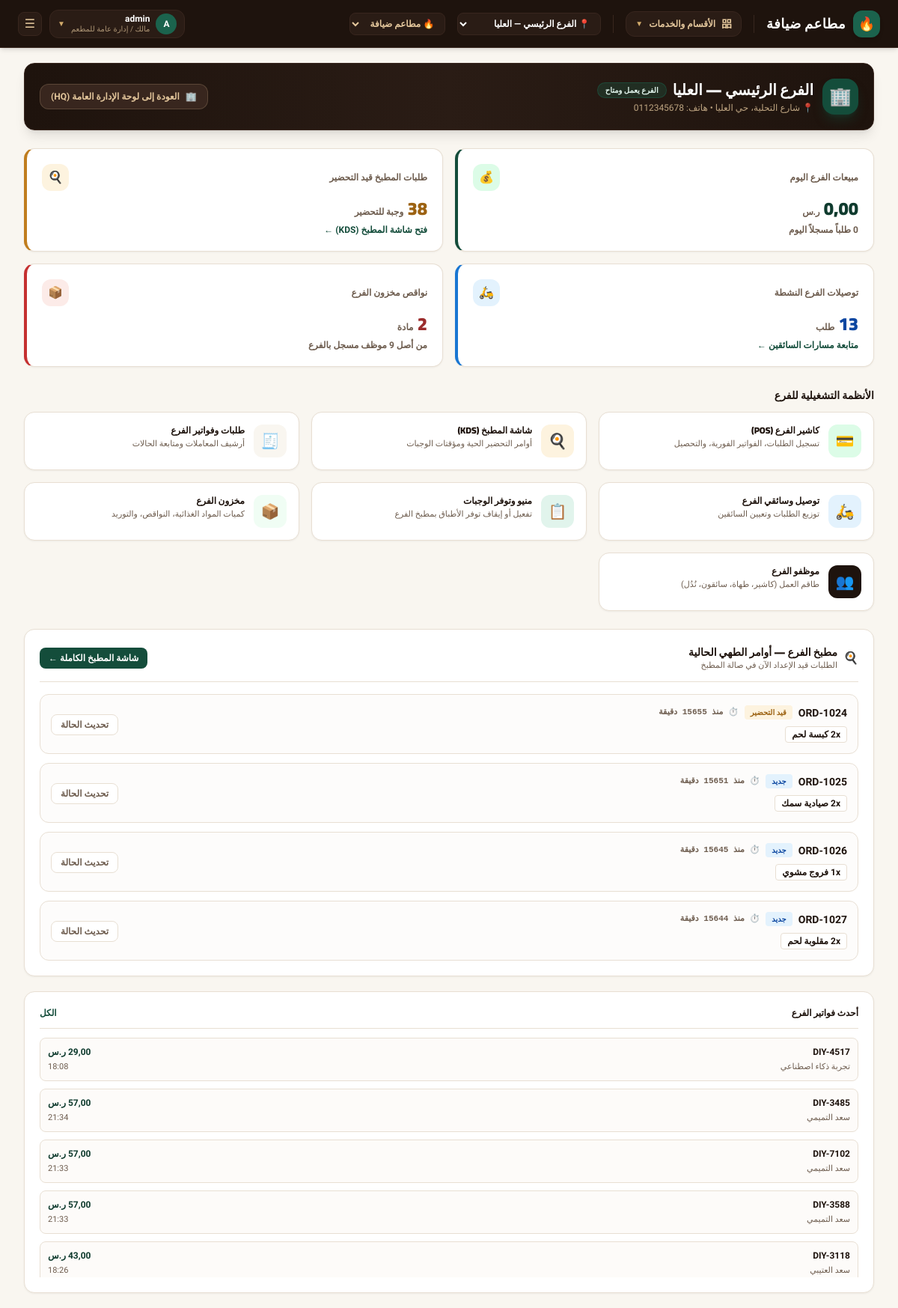
Before: /branch/ (signed in) with the older database file.
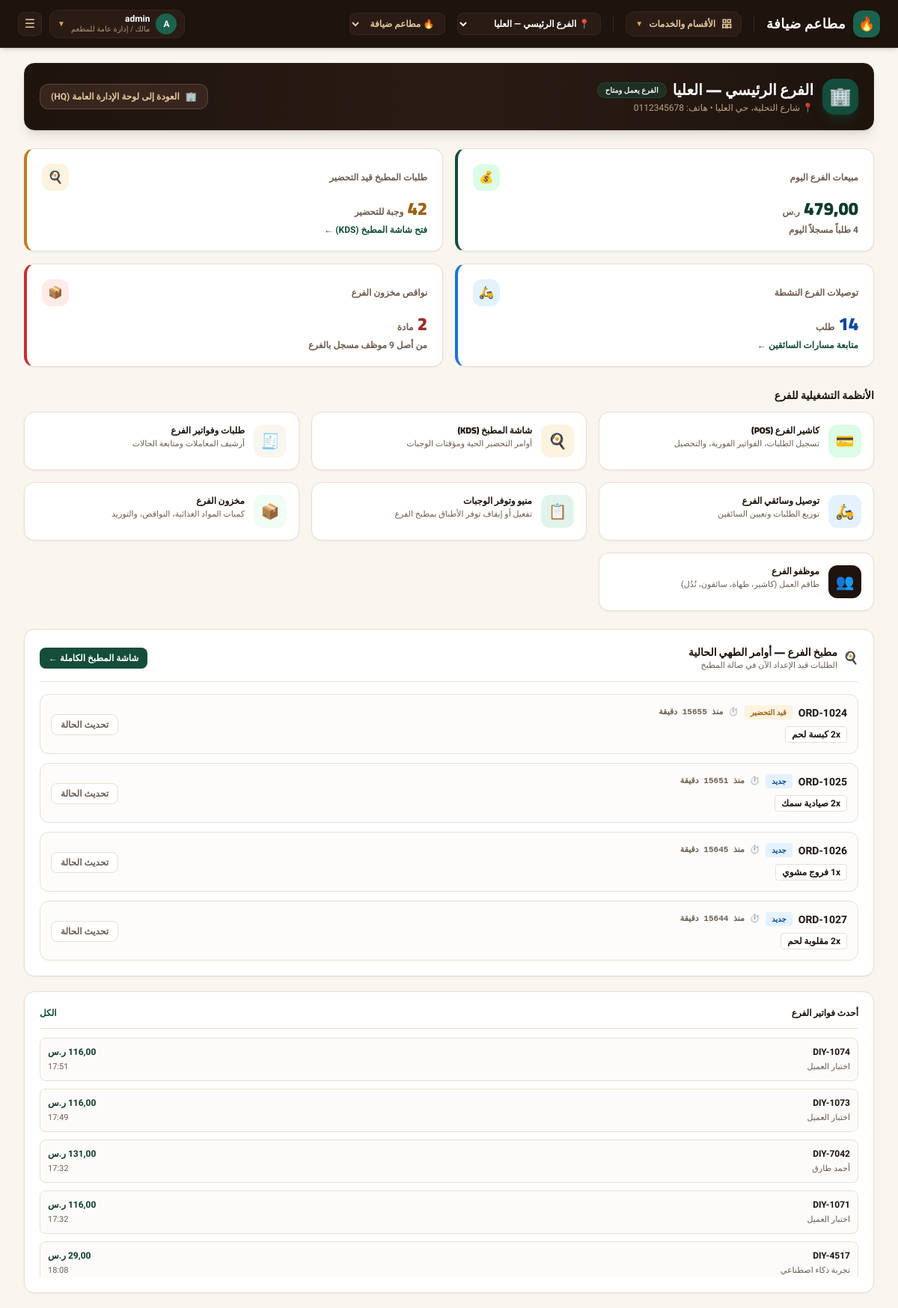
After: the same page with the newer database file.
### core/models.py (models this page shows, shortened)
class Order(models.Model):
    TYPE_CHOICES = [
        ("dine_in", "محلي"),
        ("takeaway", "سفري"),
        ("delivery", "توصيل"),
    ]
    CHANNEL_CHOICES = [
        ("cashier", "الكاشير"),
        ("call_center", "الكول سنتر"),
    ]
    STATUS_CHOICES = [
        ("new", "جديد"),
        ("preparing", "قيد التحضير"),
        ("ready", "جاهز للتسليم"),
        ("out_for_delivery", "في الطريق"),
        ("delivered", "تم التسليم"),
        ("cancelled", "ملغي"),
    ]
    PAY_CHOICES = [
        ("cash", "نقداً"),
        ("card", "بطاقة"),
        ("wallet", "محفظة رقمية"),
    ]
    tenant = models.ForeignKey(
        Tenant,
        on_delete=models.CASCADE,
        related_name="orders",
        null=True,
        blank=True,
        verbose_name="المستأجر / المنشأة",
    )
    order_number = models.CharField(max_length=50, unique=True, verbose_name="رقم الطلب")
    order_type = models.CharField(max_length=20, choices=TYPE_CHOICES, default="dine_in", verbose_name="نوع الطلب")
    channel = models.CharField(max_length=20, choices=CHANNEL_CHOICES, default="cashier", verbose_name="القناة")
    branch = models.ForeignKey(
        Branch,
        on_delete=models.SET_NULL,
        null=True,
        blank=True,
        related_name="orders",
        verbose_name="الفرع",
    )
    delivery_area = models.ForeignKey(
        "DeliveryArea",
        on_delete=models.SET_NULL,
        null=True,
        blank=True,
        related_name="orders",
        verbose_name="منطقة التوصيل / الكومبوند",
    )
    customer = models.ForeignKey(
        Customer,
        on_delete=models.SET_NULL,
        null=True,
        blank=True,
        related_name="orders",
        verbose_name="العميل",
    )
    customer_name = models.CharField(max_length=255, default="عميل نقدي", verbose_name="اسم العميل")
    customer_phone = models.CharField(max_length=50, default="", blank=True, verbose_name="هاتف العميل")
    address = models.CharField(max_length=255, default="", blank=True, verbose_name="عنوان التوصيل")
    status = models.CharField(max_length=30, choices=STATUS_CHOICES, default="new", verbose_name="الحالة")
    pay_method = models.CharField(max_length=20, choices=PAY_CHOICES, default="cash", verbose_name="طريقة الدفع")
    paid = models.BooleanField(default=True, verbose_name="تم الدفع")
    subtotal = models.DecimalField(max_digits=10, decimal_places=2, default=0.00, verbose_name="المجموع الفرعي")
    delivery_fee = models.DecimalField(max_digits=8, decimal_places=2, default=0.00, verbose_name="رسوم التوصيل")
    discount = models.DecimalField(max_digits=8, decimal_places=2, default=0.00, verbose_name="الخصم")
    total = models.DecimalField(max_digits=10, decimal_places=2, default=0.00, verbose_name="الإجمالي")
    cashier = models.CharField(max_length=255, default="", blank=True, verbose_name="الكاشير")
    driver = models.ForeignKey(
        Employee,
        on_delete=models.SET_NULL,
        null=True,
        blank=True,
        related_name="assigned_orders",
        verbose_name="السائق",
    )
    notes = models.TextField(default="", blank=True, verbose_name="ملاحظات")
    created_at = models.DateTimeField(default=timezone.now, verbose_name="تاريخ ووقت الطلب")
    class Meta:
        verbose_name = "طلب"
        verbose_name_plural = "الطلبات"
        ordering = ["-created_at", "-id"]

class OrderItem(models.Model):
    order = models.ForeignKey(
        Order,
        on_delete=models.CASCADE,
        related_name="items",
        verbose_name="الطلب",
    )
    menu_item = models.ForeignKey(
        MenuItem,
        on_delete=models.SET_NULL,
        null=True,
        blank=True,
        verbose_name="صنف المنيو",
    )
    name = models.CharField(max_length=255, verbose_name="اسم الصنف")
    price = models.DecimalField(max_digits=8, decimal_places=2, default=0.00, verbose_name="سعر الوحدة")
    qty = models.PositiveIntegerField(default=1, verbose_name="الكمية")
    class Meta:
        verbose_name = "عنصر طلب"
        verbose_name_plural = "عناصر الطلبات"

### core/views.py (the view, shortened to what this page needs)
# urls.py: path("branch/", views.branch_dashboard_view, name="branch_dashboard"),
@login_required
@ensure_csrf_cookie
def branch_dashboard_view(request):
    if not user_has_perm(request.user, "view_branch_dashboard"):
        return HttpResponseForbidden("غير مصرح لك بالوصول إلى لوحة تحكم الفرع")
    tenant = get_active_tenant(request)
    branch = get_active_branch(request)
    now = timezone.now()
    start_of_today = now.replace(hour=0, minute=0, second=0, microsecond=0)
    branch_orders_today = Order.objects.filter(tenant=tenant, branch=branch, created_at__gte=start_of_today).exclude(status="cancelled")
    sales_today = branch_orders_today.aggregate(t=Sum("total"))["t"] or Decimal("0")
    orders_count_today = branch_orders_today.count()
    kitchen_pending_count = Order.objects.filter(
        tenant=tenant,
        branch=branch,
        status__in=["new", "preparing"]
    ).count()
    active_deliveries_count = Order.objects.filter(
        tenant=tenant,
        branch=branch,
        order_type="delivery",
        status__in=["new", "preparing", "ready", "out_for_delivery"]
    ).count()
    branch_low_stock = InventoryItem.objects.filter(tenant=tenant, branch=branch, quantity__lte=F("min_quantity"))
    low_stock_count = branch_low_stock.count()
    employees_count = Employee.objects.filter(tenant=tenant, branch=branch).count()
    recent_orders = Order.objects.filter(tenant=tenant, branch=branch).order_by("-id")[:8]
    kitchen_preview = Order.objects.filter(
        tenant=tenant,
        branch=branch,
        status__in=["new", "preparing"]
    ).prefetch_related("items").order_by("created_at")[:4]
    kitchen_preview_data = []
    for ko in kitchen_preview:
        elapsed = int((now - ko.created_at).total_seconds() / 60)
        kitchen_preview_data.append({
            "order": ko,
            "elapsed_minutes": elapsed,
        })
    context = {
        "tenant": tenant,
        "branch": branch,
        "sales_today": sales_today,
        "orders_today": orders_count_today,
        "kitchen_pending_count": kitchen_pending_count,
        "active_deliveries_count": active_deliveries_count,
        "low_stock_count": low_stock_count,
        "employees_count": employees_count,
        "recent_orders": recent_orders,
        "kitchen_preview_data": kitchen_preview_data,
        "branch_low_stock": branch_low_stock[:5],
    }
    return render(request, "branch_dashboard.html", context)

### core/models.py (called while the page is built)
    def is_subscription_active(self):
        if not self.is_active:
            return False
        if self.subscription_status in ["active", "trial"]:
            if self.subscription_end and self.subscription_end < timezone.now():
                return False
            return True
        return False

    def days_until_expiry(self):
        if not self.subscription_end:
            return 999
        diff = (self.subscription_end - timezone.now()).total_seconds()
        return max(0, int(diff // 86400))

### core/views.py (called while the page is built, shortened)
def get_active_tenant(request):
    if hasattr(request, "tenant") and request.tenant:
        return request.tenant

def get_active_branch(request):
    tenant = get_active_tenant(request)
    profile = getattr(request.user, "profile", None)
    is_owner = request.user.is_superuser or (profile and (profile.role in ["owner", "platform_admin"] or profile.is_platform_admin))
    if not is_owner and profile and profile.branch:
        return profile.branch
    active_id = request.session.get("active_branch_id")
    if active_id:
        qs = Branch.objects.filter(id=active_id)
        if tenant:
            qs = qs.filter(tenant=tenant)
        return qs.first()
    return None

### templates/branch_dashboard.html (shortened to what the changed rows need)
{% extends "base.html" %}
{% block content %}
<div>
    <div class="card p-5 mb-6 bg-gradient-to-r from-night via-night-2 to-night text-white border-night-3 shadow-lg">
        <div class="flex flex-col sm:flex-row sm:items-center sm:justify-between gap-4">
            <div class="flex items-center gap-3">
                <div>
                    <div class="flex items-center gap-2">
                        <h1 class="text-xl font-black font-display text-white">{{ branch.name }}</h1>
                    </div>
                </div>
            </div>
        </div>
    </div>
    <div class="grid grid-cols-1 gap-4 sm:grid-cols-2 xl:grid-cols-4">
        <div class="card p-5 border-l-4 border-l-brand-600">
            <div class="flex items-center justify-between">
                <span class="text-xs font-bold text-soft">مبيعات الفرع اليوم</span>
                <span class="flex h-9 w-9 items-center justify-center rounded-xl bg-brand-100 text-brand-700 text-base">💰</span>
            </div>
            <p class="mt-2 text-2xl font-black font-display text-brand-700">{{ sales_today|floatformat:2 }} <span class="text-xs font-bold text-soft">ر.س</span></p>
            <p class="mt-1 text-xs font-bold text-soft">{{ orders_today }} طلباً مسجلاً اليوم</p>
        </div>
        <a href="{% url 'kitchen' %}" class="card p-5 border-l-4 border-l-warn-600 hover:border-brand-500 transition group block">
            <div class="flex items-center justify-between">
                <span class="text-xs font-bold text-soft">طلبات المطبخ قيد التحضير</span>
                <span class="flex h-9 w-9 items-center justify-center rounded-xl bg-warn-100 text-warn-700 text-base group-hover:scale-110 transition">🍳</span>
            </div>
            <p class="mt-2 text-2xl font-black font-display text-warn-700">{{ kitchen_pending_count }} <span class="text-xs font-bold text-soft">وجبة للتحضير</span></p>
            <p class="mt-1 text-xs font-bold text-brand-600 group-hover:underline">فتح شاشة المطبخ (KDS) ←</p>
        </a>
    </div>
    <div class="mt-7">
        <h2 class="text-sm font-black font-display text-ink mb-3">الأنظمة التشغيلية للفرع</h2>
    </div>
    <div class="mt-6 grid grid-cols-1 gap-5 xl:grid-cols-3">
        <div class="card p-5 xl:col-span-2">
            <div class="flex items-center justify-between border-b border-line pb-3 mb-4">
                <div class="flex items-center gap-2">
                    <div>
                        <h2 class="text-sm font-black font-display text-ink">مطبخ الفرع — أوامر الطهي الحالية</h2>
                    </div>
                </div>
            </div>
            <div class="space-y-3">
                {% for item in kitchen_preview_data %}
                <div class="flex flex-col sm:flex-row sm:items-center sm:justify-between p-3.5 rounded-xl border border-line bg-paper/30 gap-2">
                    <div>
                        <div class="flex items-center gap-2">
                            <span class="font-extrabold text-sm text-ink">{{ item.order.order_number }}</span>
                            <span class="rounded px-2 py-0.5 text-[10px] font-bold {% if item.order.status == 'new' %}bg-info-100 text-info-700{% else %}bg-warn-100 text-warn-700{% endif %}">
                                {{ item.order.get_status_display }}
                            </span>
                            <span class="text-[11px] font-bold text-soft font-mono">⏱️ منذ {{ item.elapsed_minutes }} دقيقة</span>
                        </div>
                        <div class="mt-2 flex flex-wrap gap-1.5 text-xs">
                            {% for oi in item.order.items.all %}
                            <span class="rounded bg-card border border-line px-2 py-0.5 font-bold text-ink">
                                {{ oi.qty }}x {{ oi.name }}
                            </span>
                            {% endfor %}
                        </div>
                    </div>
                    <div>
                        <a href="{% url 'kitchen' %}" class="rounded-lg border border-line bg-card px-3 py-1.5 text-xs font-bold text-soft hover:text-ink">
                            تحديث الحالة
                        </a>
                    </div>
                </div>
                {% empty %}
                <div class="py-10 text-center text-xs text-soft">
                    <p class="text-2xl mb-1">🎉</p>
                    <p>لا توجد طلبات في قائمة الانتظار، المطبخ جاهز للطلبات القادمة</p>
                </div>
                {% endfor %}
            </div>
        </div>
        <div class="card p-5">
            <div class="space-y-2.5 max-h-80 overflow-y-auto">
                {% for o in recent_orders %}
                <div class="rounded-lg border border-line p-2.5 bg-paper/40 text-xs">
                    <div class="flex items-center justify-between">
                        <span class="font-extrabold text-ink">{{ o.order_number }}</span>
                        <span class="font-extrabold text-brand-700">{{ o.total|floatformat:2 }} ر.س</span>
                    </div>
                    <div class="mt-1 flex items-center justify-between text-[11px] text-soft">
                        <span>{{ o.customer_name }}</span>
                        <span>{{ o.created_at|time:"H:i" }}</span>
                    </div>
                </div>
                {% empty %}
                <p class="text-center py-6 text-xs text-soft">لا توجد طلبات مسجلة</p>
                {% endfor %}
            </div>
        </div>
    </div>
</div>
{% endblock %}

Changed rows visible on the page:
no longer on this page (row unchanged): Order: order_number "DIY-3485", total "57,00", customer_name "سعد التميمي", created_at "21:34", shown under "أحدث فواتير الفرع"
no longer on this page (row unchanged): Order: order_number "DIY-7102", total "57,00", customer_name "سعد التميمي", created_at "21:33", shown under "أحدث فواتير الفرع"
no longer on this page (row unchanged): Order: order_number "DIY-3588", total "57,00", customer_name "سعد التميمي", created_at "21:33", shown under "أحدث فواتير الفرع"
no longer on this page (row unchanged): Order: order_number "DIY-3118", total "43,00", customer_name "سعد العتيبي", created_at "18:26", shown under "أحدث فواتير الفرع"
added Order: order_number "DIY-1074", total "116,00", customer_name "اختبار العميل", created_at "17:51", shown under "أحدث فواتير الفرع"
added Order: order_number "DIY-1073", total "116,00", customer_name "اختبار العميل", created_at "17:49", shown under "أحدث فواتير الفرع"
added Order: order_number "DIY-7042", total "131,00", customer_name "أحمد طارق", created_at "17:32", shown under "أحدث فواتير الفرع"
added Order: order_number "DIY-1071", total "116,00", customer_name "اختبار العميل", created_at "17:32", shown under "أحدث فواتير الفرع"
Other visible differences:
{{ sales_today|floatformat:2 }}: "0,00" → "479,00"
{{ orders_today }}: "0" → "4"
{{ kitchen_pending_count }}: "38" → "42"
